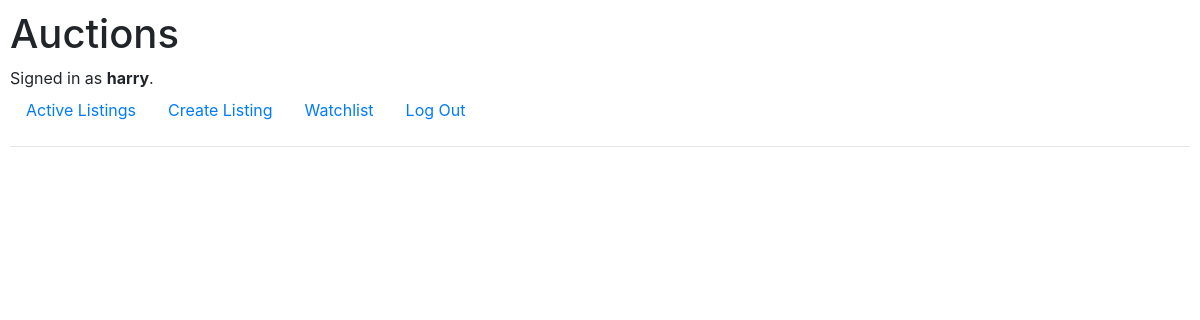
Page /watchlist (signed in) on the earlier database version.
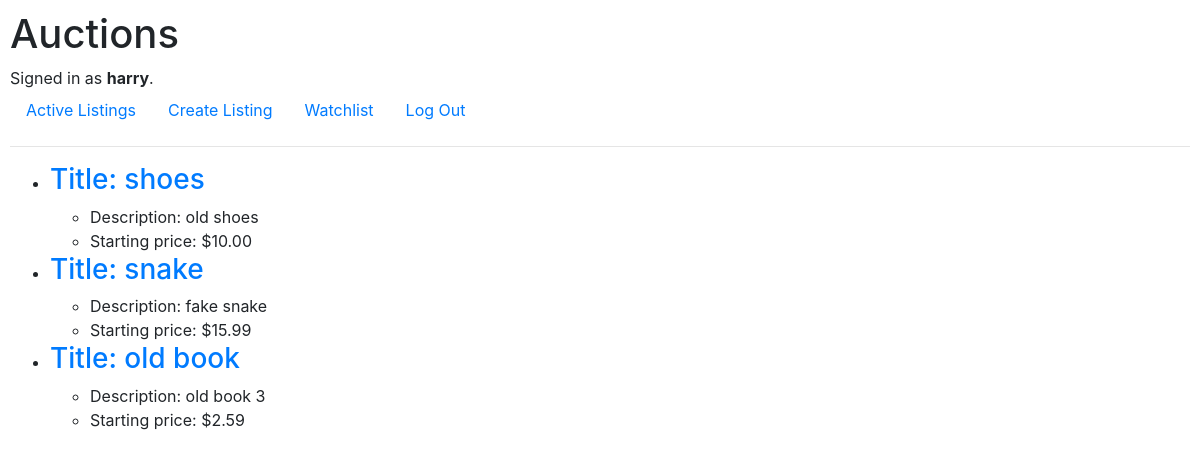
Same page on the later database version.
### auctions/models.py (models this page shows, shortened)
class Watchlist(models.Model):
    listing = models.ForeignKey(Listing, on_delete=models.CASCADE, related_name="watchedlisting")
    username = models.ForeignKey(User, on_delete=models.CASCADE, related_name="watching")

class Listing(models.Model):
    title = models.CharField(max_length=100)
    description = models.CharField(max_length=1000)
    price = models.DecimalField(max_digits=10, decimal_places=2)
    category = models.CharField(max_length=64)
    username = models.ForeignKey(User, on_delete=models.CASCADE, related_name="owner")
    img = models.ImageField(upload_to="auctions/uploads/images", blank=True, null=True, default=None)

### auctions/views.py (the view, shortened to what this page needs)
# urls.py: path("watchlist", views.watchlist, name="watchlist"),
def watchlist(request):
    return render(request, "auctions/watchlist.html", {
        "watch": Watchlist.objects.all().filter(username=request.user)
    })

### auctions/templates/auctions/watchlist.html (shortened to what this page needs)
{% extends "auctions/layout.html" %}
{% block body %}
    {% if watch %}
        <ul>
            {% for item in watch %}
            <div>
                <li>
                    <a href="{% url 'listing_page' item.listing.pk %}">
                        <h3>Title: {{ item.listing.title }}</h3>
                    </a>
                        <ul>
                            <li>Description: {{ item.listing.description }}</li>
                            <li>Starting price: ${{ item.listing.price }}</li>
                        </ul>
                </li>
            </div>
            {% endfor %}
        </ul>
    {% endif %}
{% endblock %}

Differences in the rows shown:
added Watchlist: listing "shoes", listing.description "old shoes", listing.price "10.00"
added Watchlist: listing "snake", listing.description "fake snake", listing.price "15.99"
added Watchlist: listing "old book", listing.description "old book 3", listing.price "2.59"
